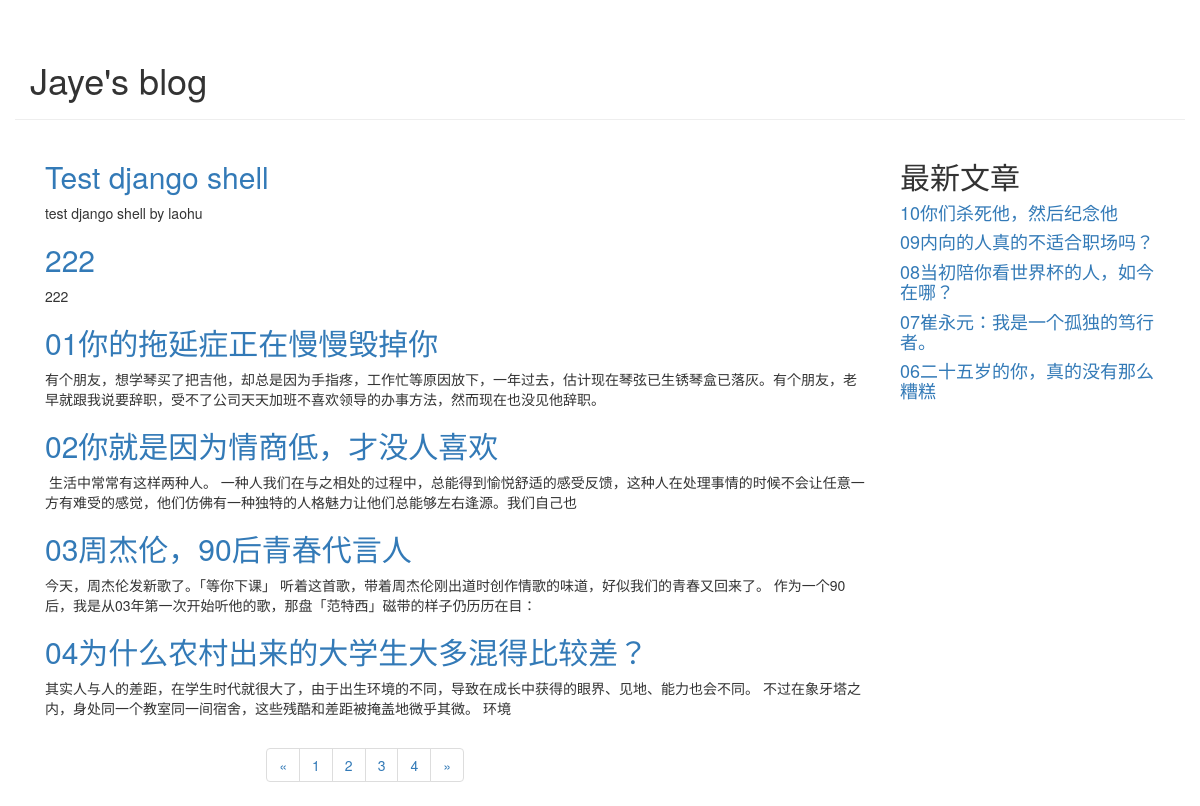
The page / on the database its author committed.
### blog/models.py (models this page shows, shortened)
class Article(models.Model):
    article_id = models.AutoField(primary_key=True)
    title = models.TextField()
    brief_content = models.TextField()
    content = models.TextField()
    publish_date = models.DateTimeField(auto_now=True)

### blog/views.py (the view)
# urls.py: path('',blog.views.get_index_page,),
def get_index_page(request):
    page = request.GET.get('page')
    if page:
        page = int(page)
    else:
        page = 1
    print('page param: ',page)
    all_article = Article.objects.all()
    top5_article_list = Article.objects.order_by('-publish_date')[:5]
    paginator = Paginator(all_article,6)
    page_num = paginator.num_pages
    print('page num',page_num)
    page_article_list = paginator.page(page)
    if page_article_list.has_next():
        next_page = page + 1
    else:
        next_page = page
    if page_article_list.has_previous():
        previous_page = page -1
    else:
        previous_page = page
    return render(request,'blog/index.html',{'article_list':page_article_list,
                                             'page_num':range(1,page_num + 1),
                                             'curr_page':page,
                                             'next_page':next_page,
                                             'previous_page':previous_page,
                                             'top5_article_list':top5_article_list})

### blog/templates/blog/index.html (shortened to what this page needs)
<!DOCTYPE html>
<html lang="en">
<head>
    <link rel="stylesheet" href="https://cdn.jsdelivr.net/npm/bootstrap@3.3.7/dist/css/bootstrap.min.css">
</head>
<body>
<div class="container page-header">
    <h1>Jaye's blog</h1>
</div>
<div class="container page-body">
    <div class="col-md-9" role="main">
        <div class="body-main">
            {% for article in article_list %}
            <div>
                <h2><a href="/detail/{{ article.article_id }}">{{ article.title }}</a></h2>
                <p>{{article.brief_content}}</p>
            </div>
            {% endfor %}
        </div>
        <div class="body-footer">
            <div class="col-md-4 col-md-offset-3">
            <nav aria-label="Page navigation">
                <ul class="pagination">
                    <li>
                        <a href="/?page={{ previous_page }}" aria-label="Previous">
                            <span aria-hidden="true">&laquo;</span>
                        </a>
                    </li>
                    {% for num in page_num %}
                    <li><a href="/?page={{ num }}">{{ num }}</a></li>
                    {% endfor %}
                    <li>
                        <a href="/?page={{ next_page }}" aria-label="Next">
                            <span aria-hidden="true">&raquo;</span>
                        </a>
                    </li>
                </ul>
            </nav>
                </div>
        </div>
    </div>
    <div class="col-md-3" role="complementary">
        <h2>最新文章</h2>
        {% for article in top5_article_list %}
        <h4><a href="/detail/{{ article.article_id }}">{{ article.title }}</a></h4>
        {% endfor %}
    </div>
</div>
</body>
</html>

### rows shown on the page
Article: title "Test django shell", brief_content "test django shell by laohu"
Article: title "222", brief_content "222"
Article: title "01你的拖延症正在慢慢毁掉你", brief_content "有个朋友，想学琴买了把吉他，却总是因为手指疼，工作忙等原因放下，一年过去，估计现在琴弦已生锈琴盒已落灰。有个朋友，老早就跟我说要辞职，受不了公司天天加班不喜欢领导的办事方法，然而现在也没见他辞职。"
Article: title "02你就是因为情商低，才没人喜欢", brief_content "生活中常常有这样两种人。 一种人我们在与之相处的过程中，总能得到愉悦舒适的感受反馈，这种人在处理事情的时候不会让任意一方有难受的感觉，他们仿佛有一种独特的人格魅力让他们总能够左右逢源。我们自己也"
Article: title "03周杰伦，90后青春代言人", brief_content "今天，周杰伦发新歌了。「等你下课」 听着这首歌，带着周杰伦刚出道时创作情歌的味道，好似我们的青春又回来了。 作为一个90后，我是从03年第一次开始听他的歌，那盘「范特西」磁带的样子仍历历在目："
Article: title "04为什么农村出来的大学生大多混得比较差？", brief_content "其实人与人的差距，在学生时代就很大了，由于出生环境的不同，导致在成长中获得的眼界、见地、能力也会不同。 不过在象牙塔之内，身处同一个教室同一间宿舍，这些残酷和差距被掩盖地微乎其微。 环境"
Article: title "10你们杀死他，然后纪念他"
Article: title "09内向的人真的不适合职场吗？"
Article: title "08当初陪你看世界杯的人，如今在哪？"
Article: title "07崔永元：我是一个孤独的笃行者。"
Article: title "06二十五岁的你，真的没有那么糟糕"

### other values the page prints
{{ num }} "1" "2" "3" "4"
